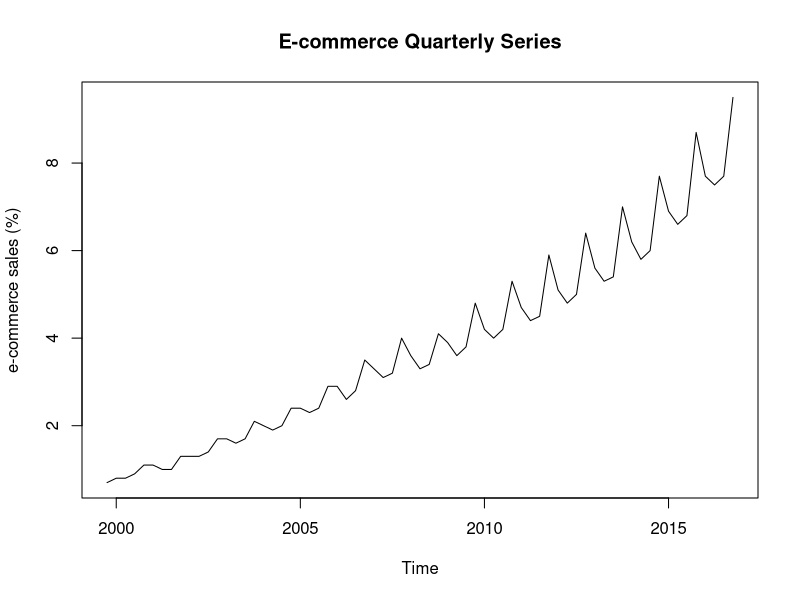

This figure's R source: (Note: this script raises an error after producing the figure.)
## ---- chunk 1
# add packages
library(knitr)
# prevent source code from running off the page
opts_chunk$set(tidy.opts=list(width.cutoff=70), tidy=TRUE)
# remove all objects from current workspace
rm(list = ls())
# set seed number to reproduce results
set.seed(1)
# load data
# 1. ECOMPCTNSA: E-commerce retail sales as a percent of total sales
# https://fred.stlouisfed.org/series/ECOMPCTNSA
raw.sales <- read.csv('./data/ECOMPCTNSA.csv', header=TRUE, sep=',')
## ---- chunk 2
dim(raw.sales)
kable(summary(raw.sales)) 
sales <- ts(raw.sales$ECOMPCTNSA, start=c(1999,4), frequency=4)
head(sales); tail(sales)
## ---- chunk 3
plot(sales, ylab = 'e-commerce sales (%)', main='E-commerce Quarterly Series')
lines(ma(sales, order=4, centre=T), col='blue')
acf(sales)
## ---- chunk 4
# unit root test
# H0: stationary, HA: p < 0.05, non-stationary
kpss.test(sales)
# number of differences required
nsdiffs(sales)
## ---- chunk 5
# first-order differenced series plot
plot(diff(sales, difference=1))
# first-order differenced log-transformed series plot
plot(diff(log(sales), difference=1))
# first-order differenced log-transformed series
tsdisplay(diff(log(sales), lag=4, difference=1))
# second-order differenced log-transformed series
tsdisplay(diff(log(sales), lag=4, difference=2))
## ---- chunk 6
nsdiffs(log(sales))
## ---- chunk 7
# lag 1 autocorrelation
acf(sales.quarter)$acf[2]
## ---- chunk 8
# summary of the values for each season
boxplot(sales.quarter ~ cycle(sales.quarter))
## ---- chunk 9

## ---- chunk 10

## ---- chunk 11
tsdisplay(diff(log(sales.quarter), 4))
## ---- chunk 12
# remove both linear trend and additive seasonal effects in a quarterly series
tsdisplay(diff(diff(log(sales.quarter), 4)))
## ---- chunk 13
m1 <- Arima(sales.quarter, order=c(0,1,0), seasonal=c(0,1,1))
tsdisplay(residuals(m1))
AIC(m1)
## ---- chunk 14
m2 <- Arima(sales.quarter, order=c(0,1,0), seasonal=c(0,1,2))
tsdisplay(residuals(m2))
AIC(m2)
## ---- chunk 15
m3 <- Arima(sales.quarter, order=c(0,1,0), seasonal=c(0,1,3))
tsdisplay(residuals(m3))
AIC(m3)
## ---- chunk 16
m4 <- Arima(sales.quarter, order=c(0,1,0), seasonal=c(0,1,4))
tsdisplay(residuals(m4))
AIC(m4)
## ---- chunk 17
m5 <- Arima(sales.quarter, order=c(0,1,0), seasonal=c(0,1,5))
tsdisplay(residuals(m5))
AIC(m5)
